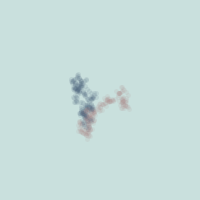
Frame 1 (no input)
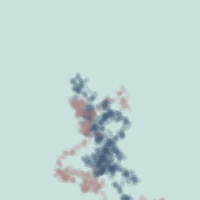
Frame 60 (the mouse pressed at the canvas centre just before this capture)
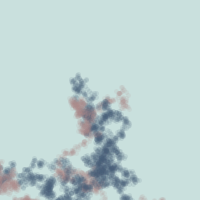
Frame 120 (the mouse held since frame 60 and released just before this capture)

The Processing sketch that drew these frames (run headless with seeded random() and noise(); from frame 60 on, the mouse is pressed at the canvas centre):

// Processing sketch: processing_41366
// ── processing_41366.pde

int numParticles = 200;
GenParticle[] p = new GenParticle[numParticles];
float x1, x2, y1, y2;
color c1, c2;

void setup() {
  size(200, 200);
  background(201, 224, 221);
  smooth();
  for (int i = 0; i < p.length; i++) {
    float velX = random(-1, 1);
    float velY = -i;

    x1 = random(50, 150);
    y1 = random(50, 150);
    x2 = random(50, 150);
    y2 = random(50, 150);
    c1 = color(66, 97, 122, 30);
    c2 = color(173, 139, 138, 30);
    p[i] = new GenParticle(width/2, height/2, velX, velY, 5.0, width/2, height/2);
  }
}

void draw() {


  for (int i = 0; i < p.length; i++) {
    p[i].regenerate();
    p[i].display();
  }
} 

class Particle {
  float x, y; // The x- and y-coordinates
  float vx, vy; // The x- and y-velocities
  float radius; // Particle radius

    void display() {
    x1 = x1 + random(-3, 3);
    y1 = y1 + random(-3, 3);
    x2 = x2 + random(-3, 3);
    y2 = y2 + random(-3, 3);
    strokeWeight(5);
    stroke(c1);
    point(x1, y1);
    stroke(c2);
    point(x2, y2);
  }
}

class GenParticle extends Particle {
  float originX, originY;

  GenParticle(float xIn, float yIn, float vxIn, float vyIn, float r, float ox, float oy) {
    // super(xIn, yIn, vxIn, vyIn, r);
    originX = ox;
    originY = oy;
  }

  void regenerate() {
    if ((x > width + radius) || (x < -radius) ||
      (y > height + radius) || (y < -radius)) {
      x = originX;
      y = originY;
      vx = random(-2.0, 1.0);
      vy = random(-4.0, -2.0);
    }
  }
}
